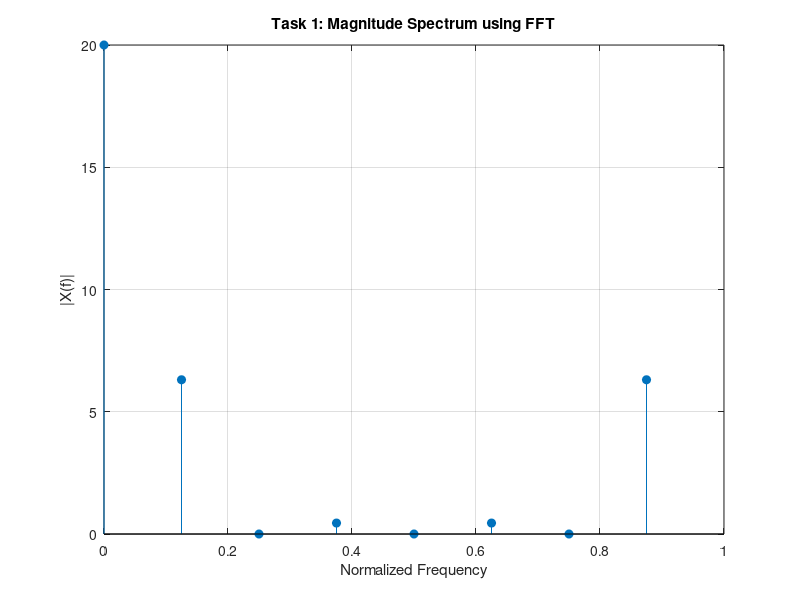
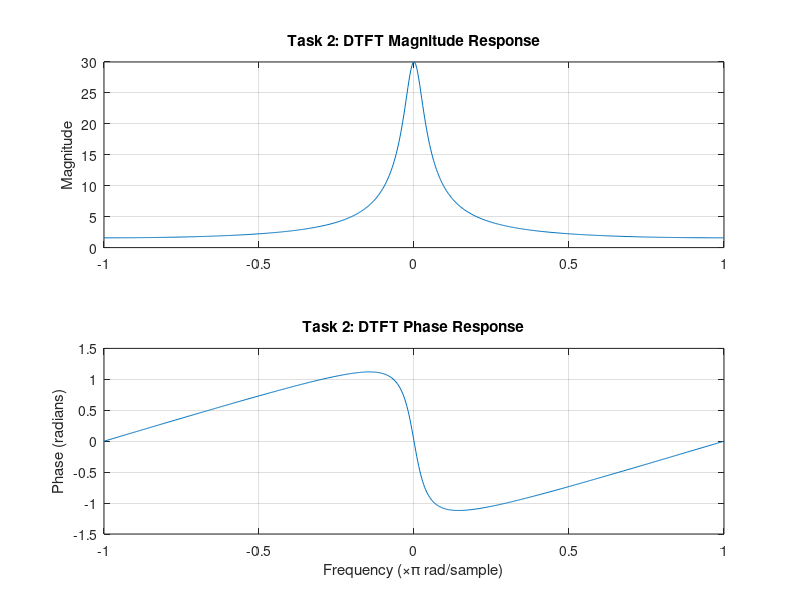
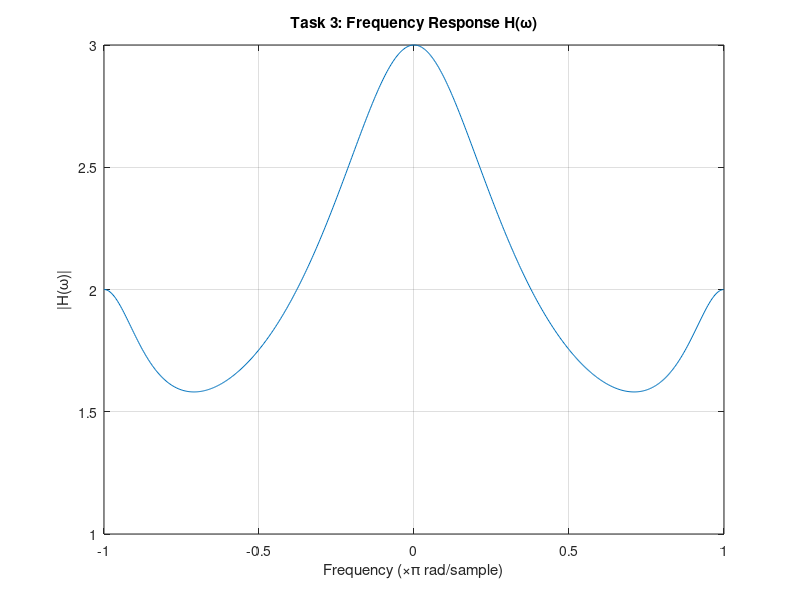
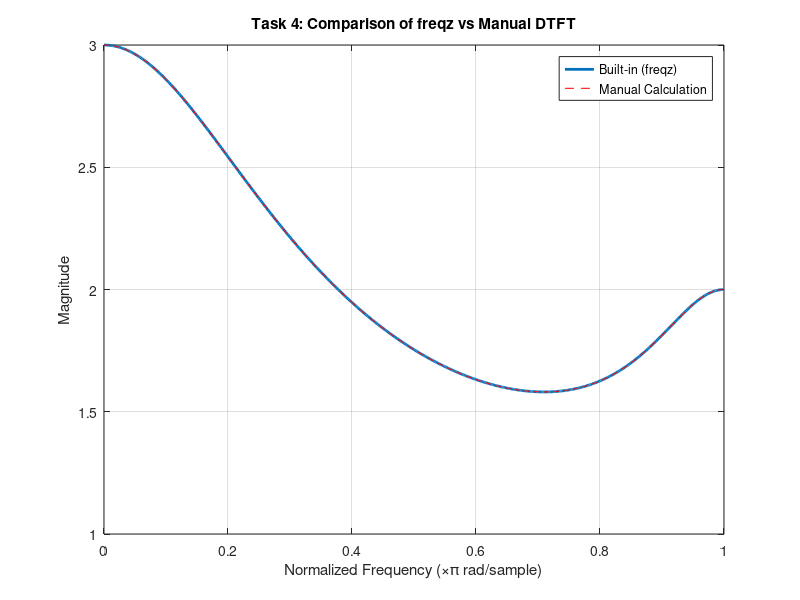

The MATLAB script that drew these images, in order:
% LAB 02 - Task 1
% Question: Compute FFT for a finite sequence.

x1 = [4, 3, 2, 1, 1, 2, 3, 4];
N = length(x1);
X1 = fft(x1);

% Compute frequency axis
f = (0:N-1)*(1/N);

figure;
stem(f, abs(X1), 'filled');
title('Task 1: Magnitude Spectrum using FFT');
xlabel('Normalized Frequency');
ylabel('|X(f)|');
grid on;

% LAB 02 - Task 2
% Question: Plot DTFT for x(n) = 3(0.9)^n u(n)

w = -pi:0.01:pi; % Frequency range
% Analytical formula: X(w) = 3 / (1 - 0.9*exp(-j*w))
X2 = 3 ./ (1 - 0.9*exp(-1i*w));

figure;
subplot(2,1,1);
plot(w/pi, abs(X2));
title('Task 2: DTFT Magnitude Response');
ylabel('Magnitude');
grid on;

subplot(2,1,2);
plot(w/pi, angle(X2));
title('Task 2: DTFT Phase Response');
xlabel('Frequency (\times\pi rad/sample)');
ylabel('Phase (radians)');
grid on;

% LAB 02 - Task 3
% Question: Frequency response from difference equation.
% H(w) = (2 + exp(-jw)) / (1 + 0.25exp(-jw) - 0.25exp(-2jw))

w = -pi:0.01:pi;
num_H = 2 + exp(-1i*w);
den_H = 1 + 0.25*exp(-1i*w) - 0.25*exp(-2*1i*w);
H_w = num_H ./ den_H;

figure;
plot(w/pi, abs(H_w));
title('Task 3: Frequency Response H(\omega)');
xlabel('Frequency (\times\pi rad/sample)');
ylabel('|H(\omega)|');
grid on;

% LAB 02 - Task 4
% Question: Compare manual DTFT with freqz command.

% Coefficients from the difference equation
b = [2, 1];           % Numerator coefficients
a = [1, 0.25, -0.25]; % Denominator coefficients

[H_builtin, w_builtin] = freqz(b, a, 512);

figure;
plot(w_builtin/pi, abs(H_builtin), 'LineWidth', 2);
hold on;
% Plot manual version for comparison (re-calculating for same range)
H_manual = (2 + exp(-1i*w_builtin)) ./ (1 + 0.25*exp(-1i*w_builtin) - 0.25*exp(-2*1i*w_builtin));
plot(w_builtin/pi, abs(H_manual), '--r');

legend('Built-in (freqz)', 'Manual Calculation');
title('Task 4: Comparison of freqz vs Manual DTFT');
xlabel('Normalized Frequency (\times\pi rad/sample)');
ylabel('Magnitude');
grid on;
